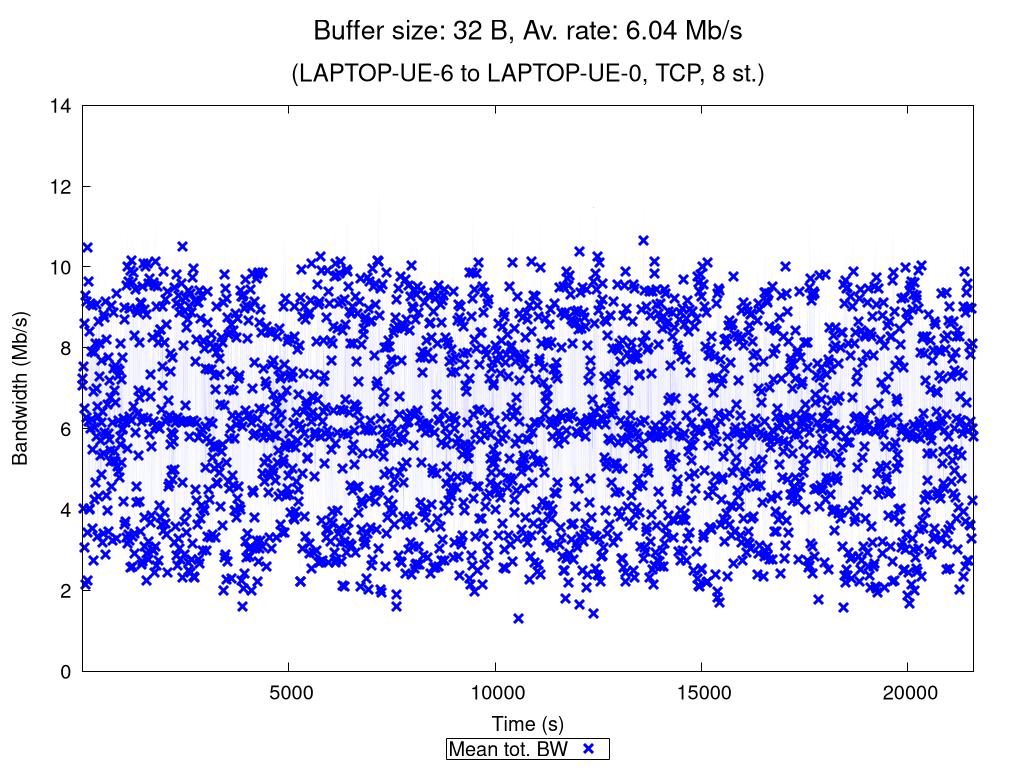

gnuplot code for this plot:
set terminal pngcairo nocrop enhanced size 1024,768 font "Verdana,15"
set output "TCP_8_st_2020_11_25_16-04-39_two2one_00032B.png"

set title "{/=20 Buffer size: 32 B, Av. rate: 6.04 Mb/s}\n\n{/=18 (LAPTOP-UE-6 to LAPTOP-UE-0, TCP, 8 st.)}"

set xlabel "Time (s)"
set ylabel "Bandwidth (Mb/s)"
set ytics nomirror
set key bmargin center horizontal box samplen 1 width -1
set bmargin 4.6
set rmargin 4.5

rf = 1000000.0  # rate factor
set style fill transparent solid 0.2 noborder
set autoscale xfix
plot "TCP_8_st_2020_11_25_16-04-39_two2one_00032B_iperf_processed.dat" using 1:($2/rf-$3/rf):($2/rf+$3/rf) with filledcurves lc rgb "blue" notitle, \
     "" using 1:($2/rf) with points pt 2 ps 1.5 lw 3 lc rgb "blue" title "Mean tot. BW", \
